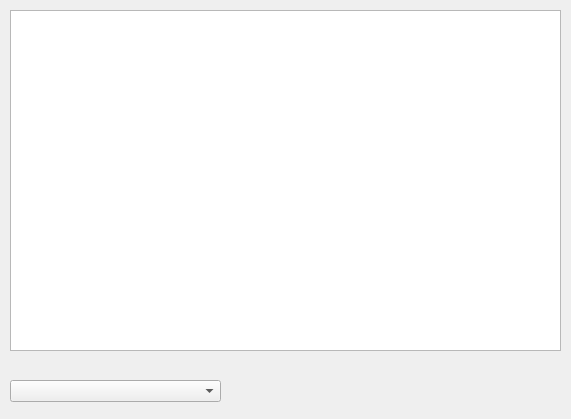
<?xml version="1.0" encoding="UTF-8"?>
<ui version="4.0">
 <class>product_add</class>
 <widget class="QWidget" name="product_add">
  <property name="geometry">
   <rect>
    <x>0</x>
    <y>0</y>
    <width>571</width>
    <height>419</height>
   </rect>
  </property>
  <property name="windowTitle">
   <string>Form</string>
  </property>
  <widget class="QTableView" name="tableView">
   <property name="geometry">
    <rect>
     <x>10</x>
     <y>10</y>
     <width>551</width>
     <height>341</height>
    </rect>
   </property>
  </widget>
  <widget class="QComboBox" name="comboBox">
   <property name="geometry">
    <rect>
     <x>10</x>
     <y>380</y>
     <width>211</width>
     <height>22</height>
    </rect>
   </property>
  </widget>
 </widget>
 <resources/>
 <connections/>
</ui>
